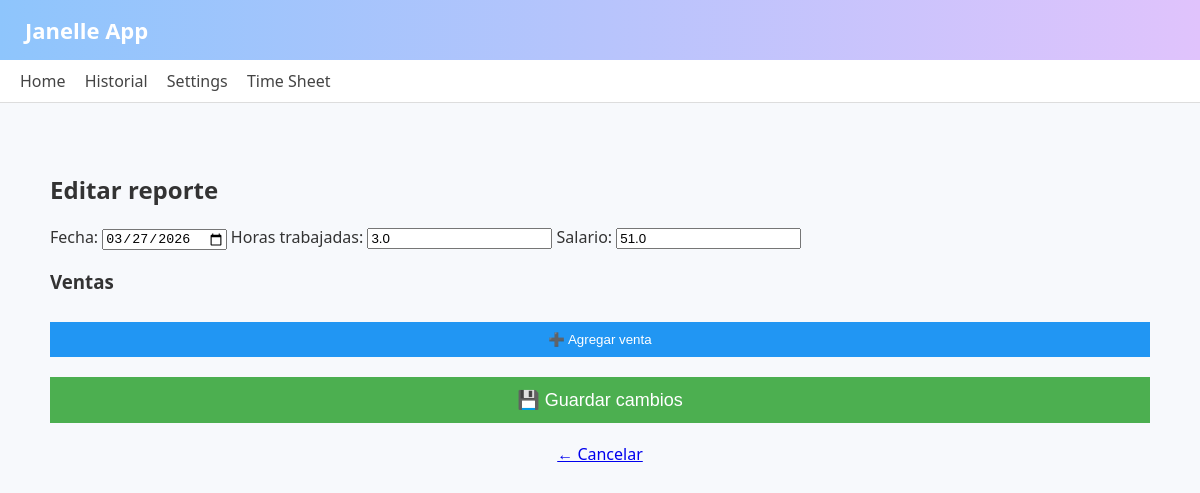
/editar/9, run on the app's committed database.
### tables this page shows
CREATE TABLE reportes (
            id INTEGER PRIMARY KEY AUTOINCREMENT,
            fecha TEXT,
            horas REAL,
            salario REAL,
            total_ventas REAL,
            total_comision REAL,
            total_ganado REAL,
            ventas_json TEXT
        , personas INTEGER DEFAULT 1, companero TEXT DEFAULT '');

### app.py (the view)
@app.route('/editar/<int:id>')
def editar(id):
    conn = sqlite3.connect("historial.db")
    c = conn.cursor()
    c.execute("""
        SELECT fecha, horas, salario, ventas_json, personas, companero
        FROM reportes WHERE id=?
    """, (id,))
    fila = c.fetchone()
    conn.close()
    if not fila:
        return "Reporte no encontrado", 404
    ventas = json.loads(fila[3])
    return render_template(
        "editar_reporte.html",
        id=id,
        fecha=fila[0],
        horas=fila[1],
        salario=fila[2],
        ventas=ventas,
        personas=fila[4],
        companero=fila[5]
    )

### templates/editar_reporte.html (shortened to what this page needs)
{% extends "base.html" %}
{% block content %}
<div class="container">
    <h2>Editar reporte</h2>
    <form action="/actualizar/{{ id }}" method="post">
        <label>Fecha:</label>
        <input type="date" name="fecha" value="{{ fecha }}" required>
        <label>Horas trabajadas:</label>
        <input type="number" step="0.01" name="horas" value="{{ horas }}" required>
        <label>Salario:</label>
        <input type="number" step="0.01" name="salario" value="{{ salario }}" required>
        <h3>Ventas</h3>
        <button type="button" onclick="agregarVenta()"
                style="background:#2196F3; color:white; border:none; padding:10px; width:100%; margin-top:10px;">
            ➕ Agregar venta
        </button>
        <button type="submit"
                style="background:#4CAF50; color:white; border:none; padding:12px; width:100%; margin-top:20px; font-size:18px;">
            💾 Guardar cambios
        </button>
    </form>
    <a href="/reporte/{{ id }}" class="back" style="display:block; margin-top:20px; text-align:center;">
        ← Cancelar
    </a>
</div>
{% endblock %}

### templates/base.html (style rules this page uses)
body { font-family: "Segoe UI", Arial, sans-serif; background: #f7f9fc; margin: 0; padding: 0; color: #333; }
.container { padding: 25px; }

### data on the page
reportes: fecha "03/27/2026", horas "3.0", salario "51.0"
